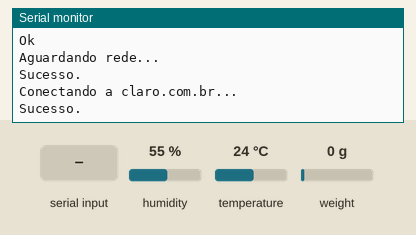
Recording of a sketch running on a simulated Arduino Uno, built with avr-gcc and run on an emulated ATmega328P. Shown: the last lines printed to the serial monitor. Inputs (shaded band) come from the test bench; at power-on: humidity 55 %, temperature 24 °C, weight on the scale 0 g. The modem accepts every AT command (registered, SIM ready, sends succeed) and sends nothing else.

Above: at 15.2 s.
15.3 s: "1" received over the second serial link
At 17.7 s:
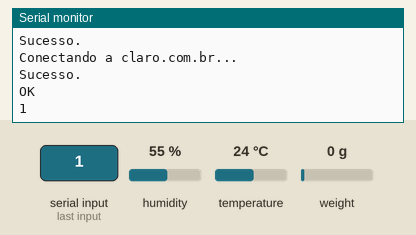
18.4 s: "0" received over the second serial link
At 20.1 s:
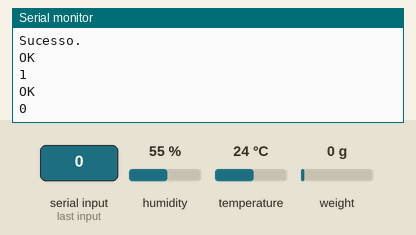

The sketch:

Smartbee-HTTP-Webservice.ino
```cpp
#define TINY_GSM_MODEM_SIM800
#define SENSOR_TENSAO A4
#define HX711_DT A1
#define HX711_SCK A0
#define SENSOR_DHT 4
#define DHTTYPE DHT22
#define RX_do_Arduino 11
#define TX_do_Arduino 10
#define Timeout 20000

#include <TinyGsmClient.h>
#include <SoftwareSerial.h>
#include <DHT.h>
#include <HX711.h>

//////////////////////////////////////////////////////////////////
//Definição de variaveis iniciais

const char apn[]  = "claro.com.br";
const char user[] = "claro";
const char pass[] = "claro";

const char* IP = "35.199.66.232";
const char* PORT = "8080";
const char* URL = "/webservice/coleta/";
const String webservice = String(IP) + ":" + String(PORT) + String(URL);

struct payload
{
  int colmeia = 4;
  float peso;
  float tensao_lida;
  float tensaoGSM_lida;
  float temp_lida;
  float umidade_lida;
};

SoftwareSerial SIM800L(RX_do_Arduino, TX_do_Arduino); // RX do arduino liga com TX do Sim800L, contrario com o TX

TinyGsm modem(SIM800L);
HX711 scale(HX711_DT, HX711_SCK); // se for usar o pino digital faca->  scale(7,6);
DHT dht(SENSOR_DHT, DHT22);

int connection_retry = 0; //Quantidade de tentativas de reconexão

float calibration_factor = 21097.164; // Esse fator de calibração depende sempre da celula de carga usada.
float offset_definido;
payload pacote;


//////////////////////////////////////////////////////////////////

void connection() //Função que tenta realizar todas as etapas da conexão com o broker MQTT
//Se em qualquer etapa a conexão falhar > 3 vezes, código para de tentar realizar tentativas de conexão
//Para que force, mais na frente no código, o reset do Sim800L
{
  Serial.println("Inicializando GSM...");
  modem.restart();
  Serial.println("Ok");

  Serial.println("Aguardando rede...");
  while (!modem.waitForNetwork())
  {
    connection_retry++;
    Serial.println("Sem acesso a rede...");
    Serial.print("Tentando novamente em ");
    Serial.print("Número de tentativas - ");
    Serial.println(connection_retry);
    if (connection_retry >= 3)
    {
      break;
    }
    delay(Timeout);
  }
  resetRetries();
  Serial.println("Sucesso.");

  Serial.print("Conectando a ");
  Serial.print(apn);
  Serial.println("...");
  while (!modem.gprsConnect(apn, user, pass))
  {
    connection_retry++;
    Serial.println("Tentando reconectar a APN...");
    Serial.print("Número de tentativas - ");
    Serial.println(connection_retry);
    if (connection_retry >= 3)
    {
      break;
    }
    delay(Timeout);
  }
  resetRetries();
  Serial.println("Sucesso.");
}


void resposta() {
  while (SIM800L.available())
  {
    if (SIM800L.available() > 0)   //se recebe dados
    {
      Serial.write(SIM800L.read()); //impreme a resposta

    }
  }
  Serial.flush();
  Serial.flush();
}


void lerTensao()
{
  float valor_lido_tensao = analogRead(SENSOR_TENSAO);
  pacote.tensao_lida = ((valor_lido_tensao * 0.00489) * 5);
}


void lerDHT()
{
    pacote.temp_lida = dht.readTemperature();
    pacote.umidade_lida = dht.readHumidity();

    pacote.temp_lida = ((pacote.temp_lida < 0)||(isnan(pacote.temp_lida))) ? 0 : pacote.temp_lida;
    pacote.umidade_lida = ((pacote.umidade_lida < 0)||(isnan(pacote.umidade_lida))) ? 0 : pacote.umidade_lida;
}


void lerPeso()
{
  pacote.peso = scale.get_units(), 4;
  pacote.peso = (pacote.peso < 0) ? (pacote.peso * -1) : 0;
}


void lerTensaoGSM()
{
  pacote.tensaoGSM_lida = modem.getBattVoltage() / 1000.0;
}


void envioHTTP()
{

  SIM800L.println("AT+HTTPINIT");
  delay (2000);
  resposta();

  SIM800L.println("AT+HTTPPARA=\"CID\",1");
  delay (2000);
  resposta();

  SIM800L.println("AT+HTTPPARA=\"URL\",\"" + webservice + String(pacote.colmeia) + "/" + String(pacote.temp_lida) + "/" + String(pacote.umidade_lida) + "/" + String(pacote.tensao_lida) + "/" + String(0) + "/" + String(0) + "/" + String(0) + "/" + String(pacote.tensaoGSM_lida) + "\"");
  delay (1000);
  resposta();

  SIM800L.println("AT+HTTPACTION=0");
  delay (3000);
  resposta();

  SIM800L.println("AT+HTTPREAD");
  delay (3000);
  resposta();
  //SIM800L.println("AT+CIPACK");
  //delay (3000);
  //resposta();

  SIM800L.println("AT+HTTPTERM");
  delay (1000);
  resposta();

  SIM800L.println("AT+SAPBR= 0,1");
  delay (1000);
  resposta();

  cleanBuffer();
  delay(1000);

  delay(Timeout);

}


void publicar()
{
  connection();
  hasIP();
  envioHTTP();
}

void imprimirDados()
{
  Serial.print("Offset : ");
  Serial.println(offset_definido);
  Serial.print("Peso : ");
  Serial.print(pacote.peso, 3);
  Serial.print("Kg\t");

  Serial.print("Fator de calibração: ");
  Serial.println(calibration_factor);
  Serial.print("Tensao : ");
  Serial.print(pacote.tensao_lida, 3);
  Serial.print("\t");

  Serial.print("Tensao GSM : ");
  Serial.println(pacote.tensaoGSM_lida, 3);
  Serial.print("Temperatura : ");
  Serial.print(pacote.temp_lida, 3);
  Serial.print("\t");

  Serial.print("Umidade : ");
  Serial.println(pacote.umidade_lida, 3);
}

void resetRetries() {
  connection_retry = 0;
}


bool hasIP()
{
  cleanBuffer();
  SIM800L.println("AT+SAPBR=2,1");
  if ( waitFor("0.0.0.0", "OK") != 2 ) return false;

  return true;
}

void cleanBuffer()
{
  delay( 250 );
  while ( SIM800L.available() > 0)
  {
    SIM800L.read();    // Clean the input buffer
    delay(50);
  }
}

int8_t waitFor(const char* expected_answer1, const char* expected_answer2)
{
  uint8_t x = 0, answer = 0;
  char response[100];
  unsigned long previous;

  memset(response, (char)0, 100);    // Initialize the string

  delay( 250 );

  x = 0;
  previous = millis();

  // this loop waits for the answer
  do {
    // if there are data in the UART input buffer, reads it and checks for the asnwer
    if (SIM800L.available() > 0) {
      response[x] = SIM800L.read();
      x++;
      // check if the desired answer 1  is in the response of the module
      if (strstr(response, expected_answer1) != NULL)
      {
        answer = 1;
      }
      // check if the desired answer 2 is in the response of the module
      else if (strstr(response, expected_answer2) != NULL)
      {
        answer = 2;
      }
    }
    delay(10);
  }
  // Waits for the asnwer with time out
  while ((answer == 0) && ((millis() - previous) < 10000 ));

  return answer;
}


void setup() {
  Serial.begin(9600);
  delay(10);

  SIM800L.begin(9600);
  delay(3000);

  dht.begin();

  SIM800L.println("AT"); //enviando Comando AT
  delay (9000); //Tempo de espera
  resposta();
  SIM800L.println("AT+CMEE=2");
  delay(2000);
  resposta();

  connection();
  scale.set_offset(3327136.00);//Tara setada com base na tara encontrada ao pesar a tabua superior da balança.
  //scale.set_scale();
  //scale.tare();
  scale.set_scale(calibration_factor);
  offset_definido = scale.get_offset();
}

void loop()
{
    resetRetries();

    lerPeso();
    lerTensao();
    lerDHT();
    lerTensaoGSM();

    imprimirDados();
    publicar();
}
```

Measured:
- after the input at 15.3 s, the serial monitor: prints a new line after 1.9 s (image 1)
- after the input at 18.4 s, the serial monitor: prints a new line after 0.83 s (image 2)
